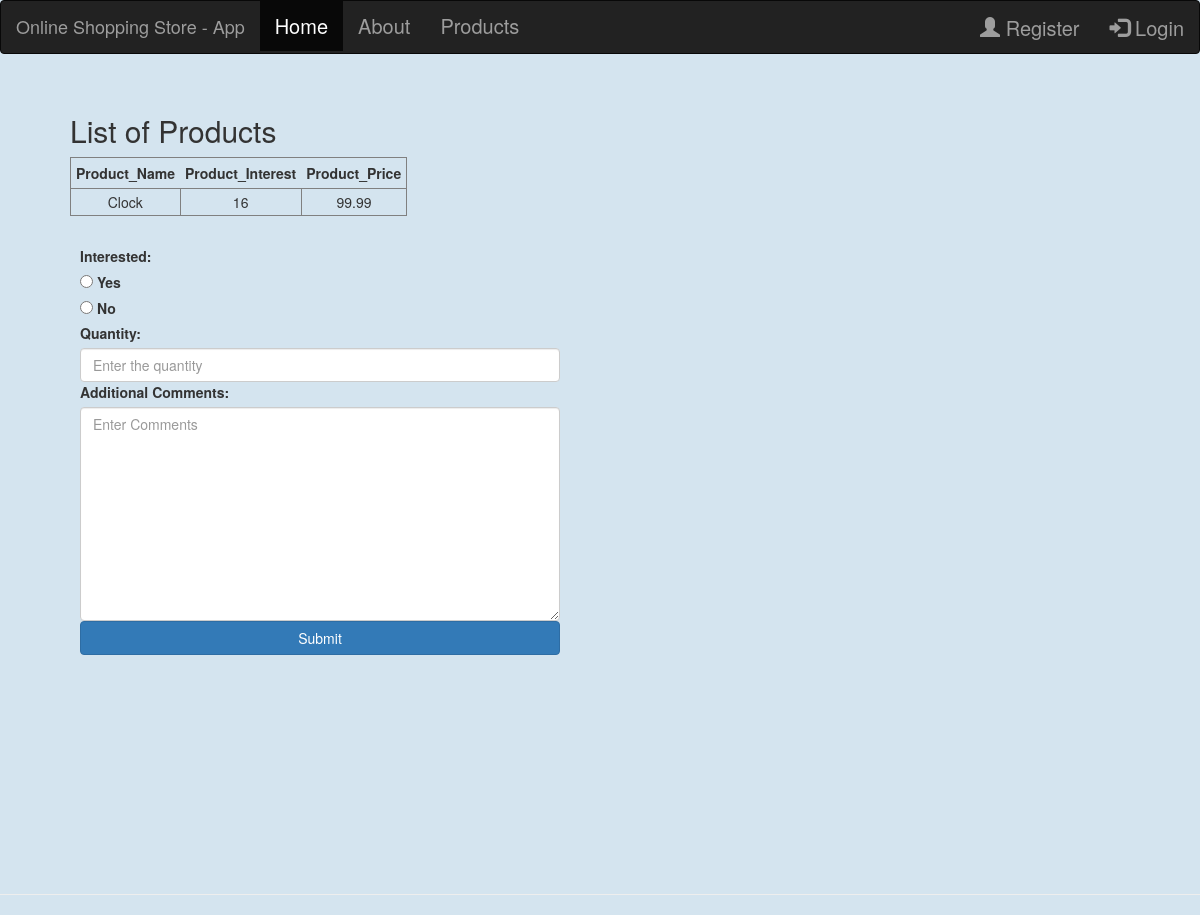
The app's page /myapp/products/1/ with its own data.
### myapp/models.py (models this page shows, shortened)
class Product(models.Model):
    category = models.ForeignKey(Category, related_name='products', on_delete=models.CASCADE)
    name = models.CharField(max_length=200)
    price = models.DecimalField(max_digits=10, decimal_places=2)
    stock = models.PositiveIntegerField(default=100, validators=[validate_stock])
    available = models.BooleanField(default=True)
    optional = models.TextField(max_length=300, blank=True, default='')
    interested = models.PositiveIntegerField(default=0)

### myapp/views.py (the view)
# urls.py: path(r'products/<int:prod_id>/', views.productdetail, name='productdetail'),
def productdetail(request, prod_id):
    product = None
    try:
        product = Product.objects.filter(id=prod_id)
    except Exception as e:
        pass
    if request.method == 'POST':
        form = InterestForm(request.POST)
        print(request.POST)
        if form.is_valid():
            interested = form.cleaned_data['interested']
            if interested == '1':
                prod = Product.objects.get(id=prod_id)
                prod.interested = prod.interested + 1
                prod.save()
                print("Updated successfully")
            return render(request, 'myapp/interest_confirmation.html')
    else:
        form = InterestForm()
    return render(
        request,
        'myapp/productdetail.html',
        {'form': form, 'product': product}
    )

### myapp/forms.py
class InterestForm(forms.Form):
    CHOICES = [
        ('1', 'Yes'),
        ('0', 'No')
    ]
    interested = forms.CharField(widget=forms.RadioSelect(choices=CHOICES),
                                 label='Interested')
    quantity = forms.IntegerField(
        widget=forms.TextInput(attrs={'placeholder': 'Enter the quantity', 'class': 'form-control'}),
        required=False)
    comments = forms.CharField(widget=forms.Textarea(attrs={'placeholder': 'Enter Comments', 'class': 'form-control'}),
                               label="Additional Comments", required=False)

### templates/myapp/productdetail.html (shortened to what this page needs)
{% extends 'myapp/base.html' %}
{% block body_block %}
    {% if product %}
        <h2>List of Products</h2>
        <table>
            <tr>
                <th>Product_Name</th>
                <th>Product_Interest</th>
                <th>Product_Price</th>
            </tr>
            {% for prod in product %}
                <tr>
                    <td>{{ prod.name }}</td>
                    <td>{{ prod.interested }}</td>
                    <td>{{ prod.price }}</td>
                </tr>
            {% endfor %}
        </table>
        <form action="" method="post" class="form">
            {{ form }}
            <button class="btn btn-primary" type="submit" value="submit">Submit</button>
        </form>
    {% else %}
        <p>There is no such product</p>
    {% endif %}
{% endblock %}

### myapp/static/myapp/style.css (style rules this page uses)
body { background-color: rgba(212, 228, 239, 1) !important; }
h2 { color: red; }
table { border: 1px solid grey !important; padding: 1.5px !important; margin-bottom: 20px !important; }
td { border: 1px solid grey !important; padding: 3px !important; text-align: center !important; }
th { padding: 5px !important; }
form { width: 500px; display: flex; flex-direction: column; padding: 10px; }
input { margin-bottom: 10px; padding: 10px; }
label { margin-bottom: 10px; }

### records on screen
Product: name "Clock", interested "16", price "99.99"
